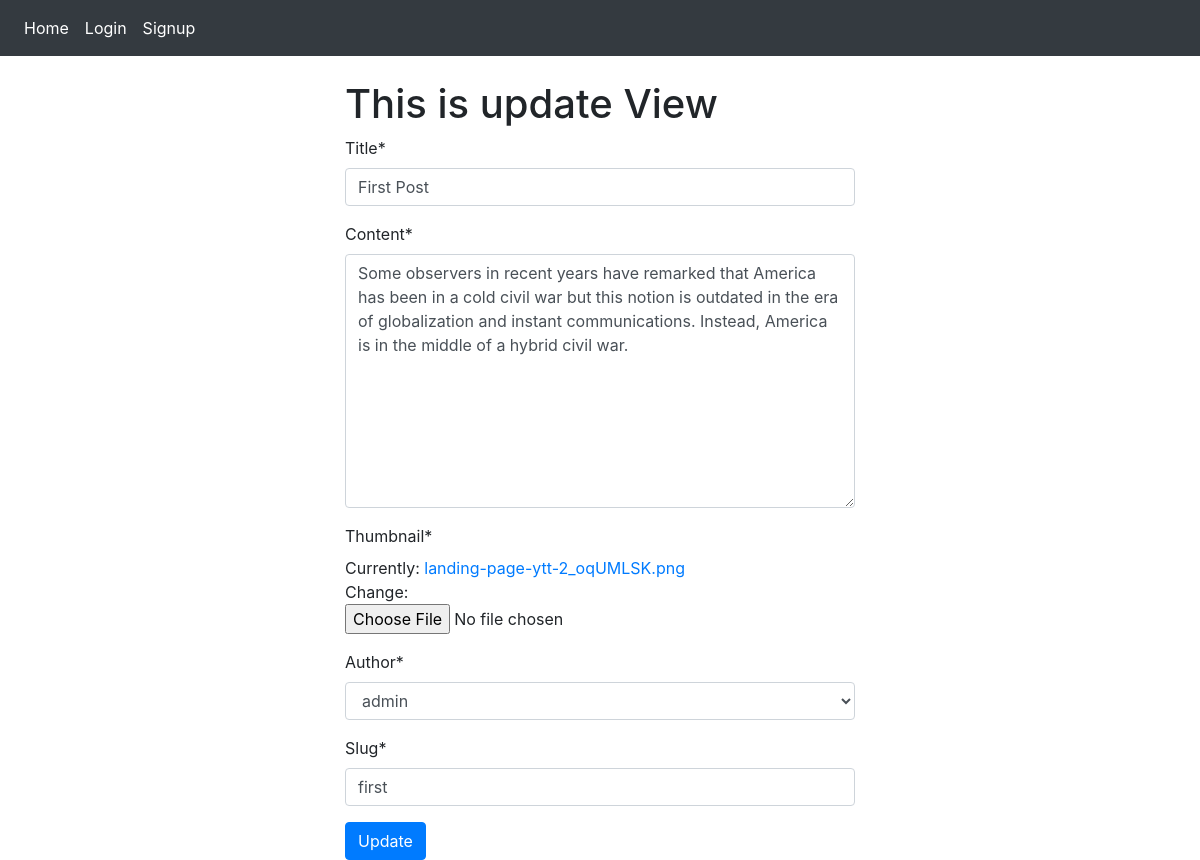
Screenshot of /first/update/ with the database file from the repository.
### posts/models.py (models this page shows, shortened)
class Post(models.Model):
    title=models.CharField(max_length=100)
    content=models.TextField()
    thumbnail=models.ImageField()
    publish_date= models.DateTimeField(auto_now_add=True)
    last_updated=models.DateTimeField(auto_now=True)
    author=models.ForeignKey(User, on_delete=models.CASCADE)
    slug =models.SlugField()

### posts/views.py (the view)
# urls.py: path('<slug>/update/',PostUpdateView.as_view(),name='update'),
class PostUpdateView(UpdateView):
    form_class = PostForm
    model = Post
    success_url='/'
    def get_context_data(self,**kwargs):
        context = super().get_context_data(**kwargs)
        context.update({
            'view_type':'update'
        })
        return context

### posts/forms.py
class PostForm(forms.ModelForm):
    class Meta:
        model = Post
        fields = ('__all__')

### posts/models.py (called while the page is built)
    def __str__(self):
        return self.username

### templates/posts/post_form.html (shortened to what this page needs)
{% extends "base.html" %}
{% load crispy_forms_tags %}
{% block content %}
  <div class="container">
    <div class="col-md-6 offset-md-3">
      <h1> This is {{view_type}} View</h1>
      <form class="" method="POST" enctype="multipart/form-data">
        {{form|crispy}}
        <button type="submit" class="btn btn-primary">{{view_type|title}}</button>
      </form>
    </div>
  </div>
{% endblock %}

### rows the page displays
Post: title "First Post", content "Some observers in recent years have remarked that America has been in a cold civil war but this notion is outdated in the era of globalization and instant communications. Instead, America is in the middle of a hybrid civil war.", author "admin", slug "first"

### other values shown
{{ view_type }} "update"
{{ view_type|title }} "Update"
